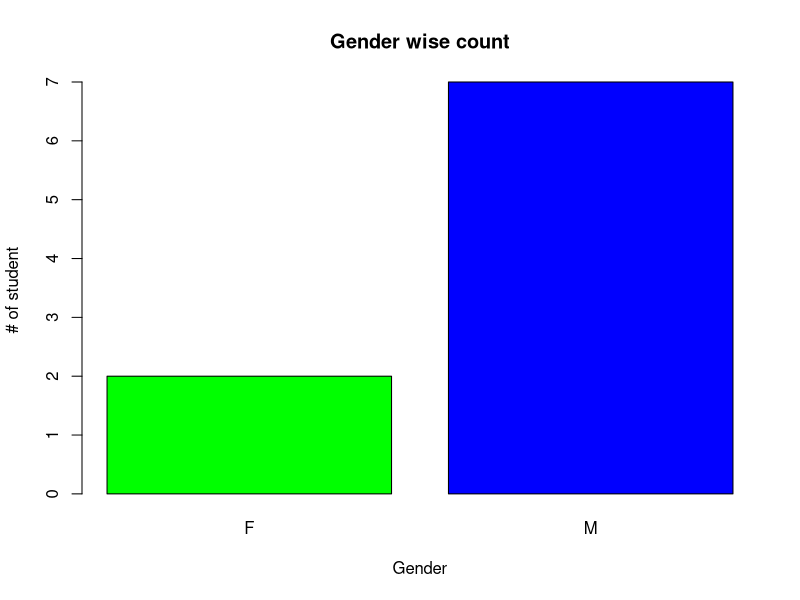
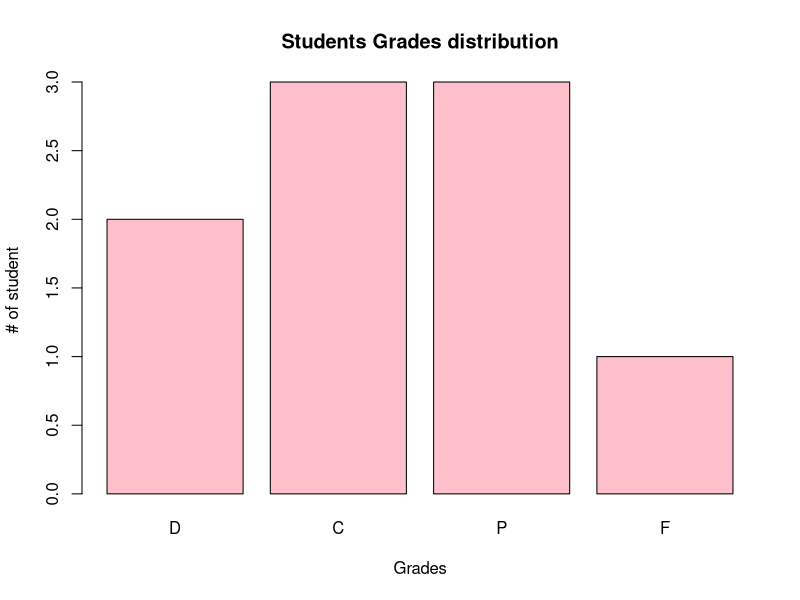

Reproduce these figures in R, in order.
grades <- c("A", "B", "C", "A", "C", "A-one", "D","B")
grades

grades_f <- factor(grades)
grades_f

levels(grades_f)

sizes_f <- factor(
  c("M", "M", "L", "S", "L", "S", "S", "S", "S", "M", "M", "L"),
  levels = c("XS", "S", "M", "L", "XL")
  )
sizes_f

levels(sizes_f)

sizes_f[3]

# comparision operator ::::::   == , >, <, <= ...

sizes_f[2] == sizes_f[3]
sizes_f[2] != sizes_f[3]
sizes_f[2] > sizes_f[3]


sizes_factor <- factor(
  c("M", "M", "L", "S", "L", "S", "S", "S", "S", "M", "M", "L"),
  levels = c("XS", "S", "M", "L", "XL"),
  ordered = TRUE
)

sizes_factor[2] == sizes_factor[3]
sizes_factor[2] != sizes_factor[3]
sizes_factor[2] > sizes_factor[3]
sizes_factor[2] < sizes_factor[3]

# table

table(sizes_factor)
table(grades_f)


# values outside levels

status_f <- factor(
  c("on", "off", "on", "on", "on", "unknown", "on", "off", "on", "on"),
  levels = c("on", "off")
)

status_f


# visualization 

students_data <- data.frame(
  Names = c("Nousheen", "Ammar","Saba", "Yazdan", "Anas", "Ishraq", "Hunain", "Ramish", "Wasiq"),
  Gender = factor(c("F", "M", "F","M","M","M","M","M","M")),
  Grades = factor(
    c("D", "D", "C","C","F","P","P","P","C"), 
    levels = c("D", "C", "P", "F")
    )
)

barplot(
  table(students_data$Gender),
  xlab = "Gender",
  ylab = "# of student",
  main = "Gender wise count",
  col = c("green", "blue")
)

barplot(
  table(students_data$Grades),
  xlab = "Grades",
  ylab = "# of student",
  main = "Students Grades distribution",
  col = "pink"
)







